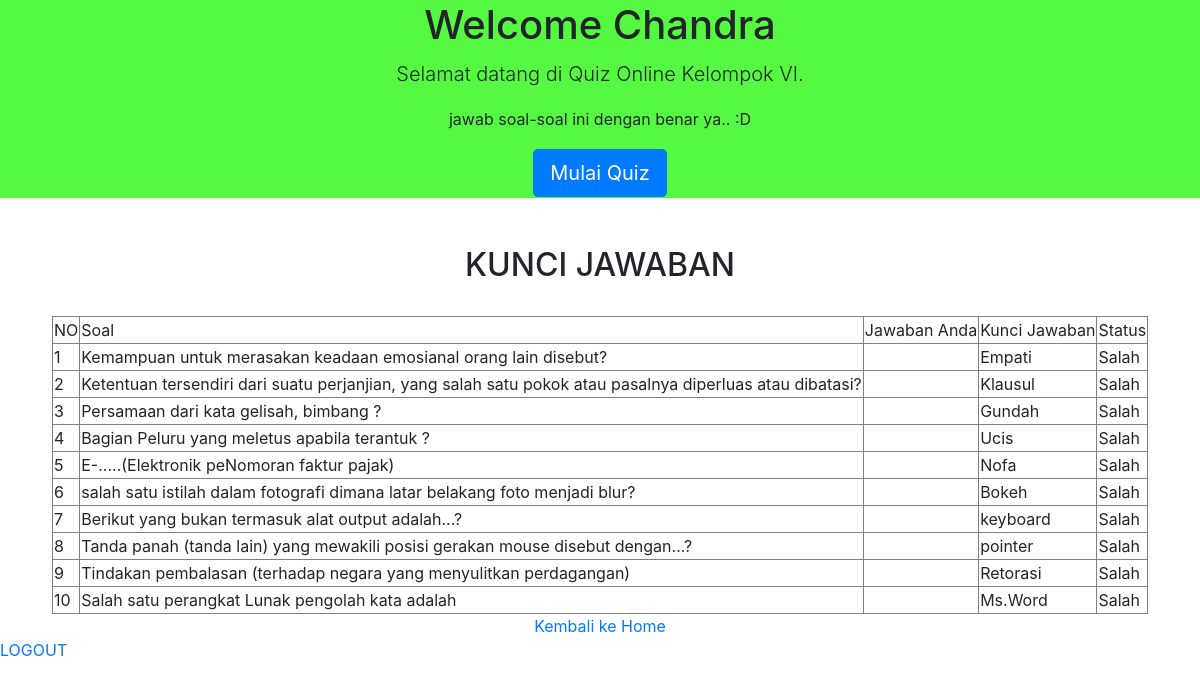
The page /halaman/index.php?page=kunci on the database its author committed.
### tables this page shows
CREATE TABLE `peserta` (
  `id_user` int(20) NOT NULL,
  `nama` varchar(100) NOT NULL,
  `email` varchar(20) NOT NULL,
  `password` varchar(100) NOT NULL,
  `aktif` int(11) NOT NULL
);

CREATE TABLE `tbl_soal` (
  `id_soal` int(5) NOT NULL,
  `soal` text NOT NULL,
  `a` varchar(30) NOT NULL,
  `b` varchar(30) NOT NULL,
  `c` varchar(30) NOT NULL,
  `d` varchar(30) NOT NULL,
  `knc_jawaban` varchar(1) NOT NULL,
  `jawaban` varchar(100) NOT NULL,
  `aktif` enum('Y','N') NOT NULL DEFAULT 'Y'
);

### halaman/kunci.php (the view, shortened to what this page needs)
<?php
    include '../koneksi.php';
    $jawab = $_SESSION['jawab'];
?>
<!DOCTYPE html>
<html>
<head>
</head>
<body>
 	<center><h2>KUNCI JAWABAN</h2></center><BR>
    <table border="1" align="center" style="text-align: ">
        <tr>
            <td>NO</td>
            <td>Soal</td>
            <td>Jawaban Anda</td>
            <td>Kunci Jawaban</td>
            <td>Status</td>
        </tr>
        <?php
            $i = 0;
            $benar = $salah = 0;
            $sql =mysqli_query($koneksi,"select * from tbl_soal WHERE aktif='Y'");
            while($key = mysqli_fetch_array($sql)){
        ?>
        <tr>
            <td><?php echo $i+1; ?></td>
            <td><?php echo $key['soal']; ?></td>
            <td><?php echo $jawab[$i] ?></td>
            <td><?php echo $key['jawaban']; ?></td>
            <td>
                <?php
                    if ($jawab[$i] == $key['jawaban']) {
                        echo "Benar";
                        $benar++;
                    }else{
                        echo "Salah";
                    }
                 ?>
            </td>
        </tr>
        <?php
                $i++;
            }
         ?>
    </table>
	<div align="center"><a href="index.php">Kembali ke Home</a></div>
</body>
</html>

### halaman/index.php (shortened to what this page needs)
<!doctype html>
<html>
<head>
	<link rel="stylesheet" href="../asset/css/bootstrap.css">
</head>
<body>
	<?php
	include "../koneksi.php";
	$qry=mysqli_query($koneksi, "select nama from peserta order by id_user desc");
	$data=mysqli_fetch_array($qry);
	$nama=$data['nama'];
	?>
	<table border="0" width="100%" bgcolor="#55F942">
		<tr>
			<td>
				<center><h1>Welcome <?php echo "$nama"; ?></h1></center>
		    </td>
		</tr>
		<tr>
			<td>
				<center><p class="lead">Selamat datang di Quiz Online Kelompok VI.</p></center>
			</td>
		</tr>
		<tr>
			<td>
				<center><p>jawab soal-soal ini dengan benar ya.. :D</p></center>
			</td>
		</tr>
		<tr>
			<td><center><a class="btn btn-primary btn-lg" href="index.php?page=session" role="button">Mulai Quiz</a></center></td>
		</tr>
	</table> <br><br>
<?php
if(isset($_GET['page']))
{$page=$_GET['page'];
 switch($page)
{
 case "kunci":
 include "../halaman/kunci.php";
 break;
}
}
?>
	  <a href="logout.php">LOGOUT</a>
</body>
</html>

### rows shown on the page
peserta: nama "Chandra"
tbl_soal: soal "Kemampuan untuk merasakan keadaan emosianal orang lain disebut?", jawaban "Empati", shows "Salah"
tbl_soal: soal "Ketentuan tersendiri dari suatu perjanjian, yang salah satu pokok atau pasalnya diperluas atau dibatasi?", jawaban "Klausul", shows "Salah"
tbl_soal: soal "Persamaan dari kata gelisah, bimbang ?", jawaban "Gundah", shows "Salah"
tbl_soal: soal "Bagian Peluru yang meletus apabila terantuk ?", jawaban "Ucis", shows "Salah"
tbl_soal: soal "E-.....(Elektronik peNomoran faktur pajak)", jawaban "Nofa", shows "Salah"
tbl_soal: soal "salah satu istilah dalam fotografi dimana latar belakang foto menjadi blur?", jawaban "Bokeh", shows "Salah"
tbl_soal: soal "Berikut yang bukan termasuk alat output adalah...?", jawaban "keyboard", shows "Salah"
tbl_soal: soal "Tanda panah (tanda lain) yang mewakili posisi gerakan mouse disebut dengan...?", jawaban "pointer", shows "Salah"
tbl_soal: soal "Tindakan pembalasan (terhadap negara yang menyulitkan perdagangan)", jawaban "Retorasi", shows "Salah"
tbl_soal: soal "Salah satu perangkat Lunak pengolah kata adalah", jawaban "Ms.Word"
